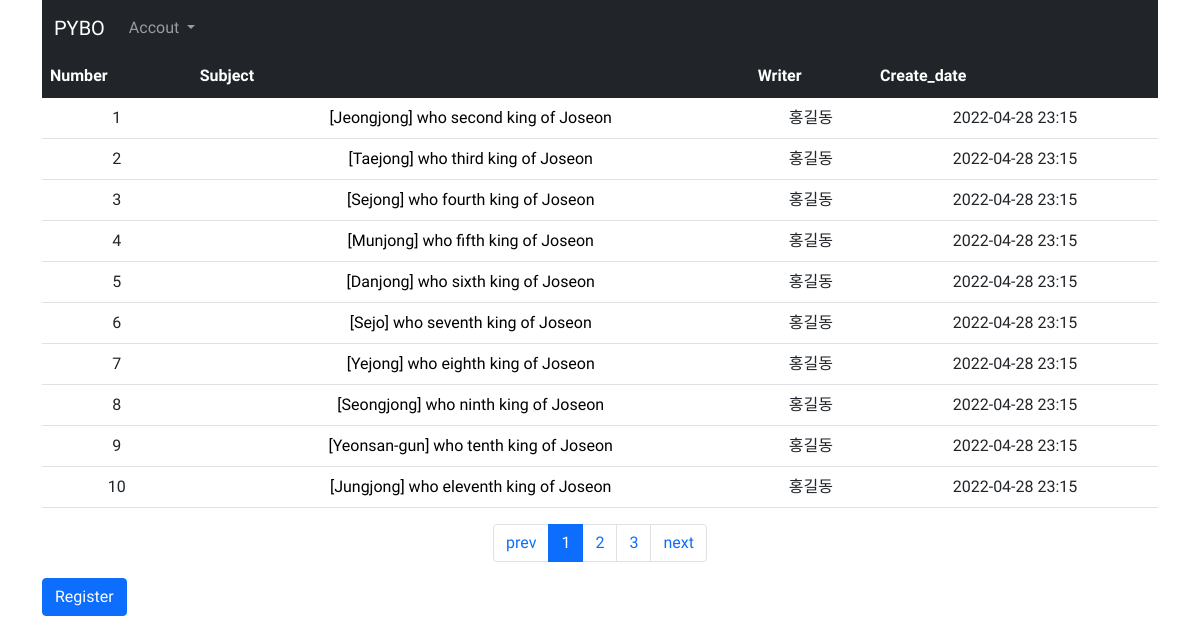
Page /question/list/ on the earlier database version.
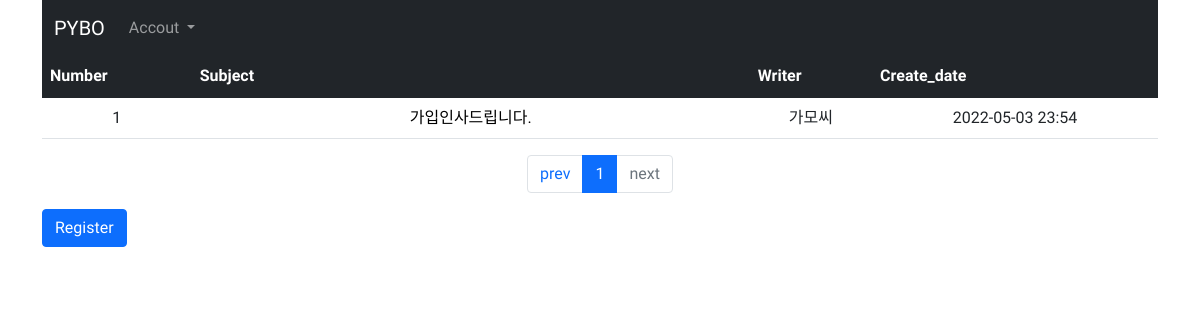
Same page on the later database version.
### pybo/models.py (models this page shows)
class Question(db.Model):
    id = db.Column(db.Integer(), primary_key=True)
    subject = db.Column(db.String(200), nullable = False)
    content = db.Column(db.Text(), nullable = False)
    create_date = db.Column(db.DateTime(), nullable = False)
    user_id = db.Column(db.Integer(), db.ForeignKey("user.id", ondelete="CASCADE") , nullable=False)
    user = db.relationship("User", backref=db.backref("question_set"))
    modify_date = db.Column(db.DateTime(), nullable=True)
    voter = db.relationship("User", secondary=question_voter, backref=db.backref("question_voter_set"))

class User(db.Model):
    id = db.Column(db.Integer(), primary_key=True)
    username = db.Column(db.String(120), unique=True, nullable=False)
    password = db.Column(db.String(200), nullable=False)
    email = db.Column(db.String(150), unique=True, nullable=False)

### pybo/views/question_views.py (the view)
@bp.route("/list/")
def _list():
    page = request.args.get("page", type=int, default=1)
    question_list = Question.query.order_by(Question.create_date.asc())
    question_list = question_list.paginate(page, per_page=10)
    return render_template("question/question_list.html", question_list = question_list)

### pybo/filters.py (called while the page is built)
def format_datetime(value, imt = "%Y-%m-%d %H:%M"):
    return value.strftime(imt)

### pybo/views/auth_views.py (called while the page is built)
@bp.before_app_request
def load_logged_in_user():
    user_id = session.get("user_id")
    if user_id is None:
        g.user = None
    else:
        g.user = User.query.get(user_id)

### pybo/templates/question/question_list.html (shortened to what this page needs)
{% extends "base.html" %}
{% block content %}
<div class="container my-3 mt-0">
  <table class="table">
    <thead>
      <tr class="text=center table-dark">
        <th>Number</th>
        <th style="width:50%">Subject</th>
        <th>Writer</th>
        <th>Create_date</th>
      </tr>
    </thead>
    <tbody>
    {% if question_list %}
    {% for question in question_list.items %}
      <tr class="text-center">
        <td> {{ (( question_list.per_page * question_list.page ) - question_list.per_page ) + loop.index }} </td>
        <td class="text-left">
          <a class="link_cont" href="{{ url_for('question.detail', question_id = question.id) }}">{{ question.subject }} </a>
        </td>
        <td> {{ question.user.username }} </td>
        <td> {{ question.create_date|datetime }}</td>
      </tr>
    {% endfor %}
    {% else %}
      <tr>
        <td colspan="3">There is no data present</td>
      </tr>
    {% endif %}
    </tbody>
  </table>
  <ul class="pagination justify-content-center">
    {% if question_list.has_prev %}
    <li class="page-item">
      <a class="page-link" href="?page={{ question_list.prev_num }}">prev</a>
    </li>
  {% else %}
    <li class="page-item">
      <a class="page-link" href="#" tabindex="-1" aria-disabled="true">prev</a>
    </li>
  {% endif %}
  {% for page_num in question_list.iter_pages() %}
    {% if page_num %}
      {% if page_num != question_list.page %}
      <li class="page-item">
        <a class="page-link" href="?page={{ page_num }}">{{ page_num }}</a>
      </li>
      {% else %}
      <li class="page-item active">
        <a class="page-link" href="#">{{ page_num }}</a>
      </li>
      {% endif %}
    {% else %}
      <li class="disable">
        <a class="page-link">...</a>
      </li>
    {% endif %}
  {% endfor %}
  {% if question_list.has_next %}
    <li class="page-item">
      <a class="page-link" href="?page={{ question_list.next_num }}">next</a>
    </li>
  {% else %}
    <li class="page-item disabled">
      <a class="page-link" href="#" tabindex="-1" aria-disabled="true">next</a>
    </li>
  {% endif %}
  </ul>
  <a href="{{ url_for('question.create') }}" class="btn btn-primary">Register</a>
</div>
{% endblock %}

### pybo/templates/base.html (shortened to what this page needs)
<!DOCTYPE html>
<html lang="ko">
<head>
    <link rel="stylesheet" href="{{ url_for('static', filename='bootstrap.min.css') }}" >
    <link rel="stylesheet" href="{{ url_for('static', filename='style.css') }}" >
    <link rel="stylesheet" href="{{ url_for('static', filename='glyphicon.css') }}">
</head>
<body>
  {% include "navbar.html" %}
  {% block content %}
  {% endblock %}
</body>
</html>

### pybo/templates/navbar.html (shortened to what this page needs)
<div class="container">
  <nav class="navbar navbar-expand-lg navbar-dark bg-dark">
    <div class="container-fluid">
      <a class="navbar-brand" href="">PYBO</a>
      <div class="collapse navbar-collapse" id="navbarNavDarkDropdown">
        {% if g.user %}
        <ul class="navbar-nav">
          <li class="nav-item dropdown">
            <a class="nav-link dropdown-toggle" href="#" id="navbarDarkDropdownMenuLink" role="button" data-bs-toggle="dropdown" aria-expanded="false">
              Accout
            </a>
            <ul class="dropdown-menu dropdown-menu-dark" aria-labelledby="navbarDarkDropdownMenuLink">
              <li><a class="dropdown-item" href="#">{{ g.user.username }}</a></li>
              <li><a class="dropdown-item" href="{{ url_for("auth.logout" )}}">로그아웃</a></li>
            </ul>
          </li>
        </ul>
        {% else %}
        <ul class="navbar-nav">
          <li class="nav-item dropdown">
            <a class="nav-link dropdown-toggle" href="#" id="navbarDarkDropdownMenuLink" role="button" data-bs-toggle="dropdown" aria-expanded="false">
              Accout
            </a>
          </li>
        </ul>
        {% endif %}
      </div>
    </div>
  </nav>
</div>

### pybo/static/style.css (style rules this page uses)
body { font-family: 'Roboto Condensed', sans-serif; }
.link_cont { text-decoration:none; color:black; }
.link_cont:link , .link_cont:visited { color:black; }

Differences in the rows shown:
removed Question: user "1", subject "[Jeongjong] who second king of Joseon", user.username "홍길동", create_date "2022-04-28 23:15"
removed Question: per_page "2", subject "[Taejong] who third king of Joseon", user.username "홍길동", create_date "2022-04-28 23:15"
removed Question: per_page "3", subject "[Sejong] who fourth king of Joseon", user.username "홍길동", create_date "2022-04-28 23:15"
removed Question: per_page "4", subject "[Munjong] who fifth king of Joseon", user.username "홍길동", create_date "2022-04-28 23:15"
removed Question: per_page "5", subject "[Danjong] who sixth king of Joseon", user.username "홍길동", create_date "2022-04-28 23:15"
removed Question: per_page "6", subject "[Sejo] who seventh king of Joseon", user.username "홍길동", create_date "2022-04-28 23:15"
removed Question: per_page "7", subject "[Yejong] who eighth king of Joseon", user.username "홍길동", create_date "2022-04-28 23:15"
removed Question: per_page "8", subject "[Seongjong] who ninth king of Joseon", user.username "홍길동", create_date "2022-04-28 23:15"
removed Question: per_page "9", subject "[Yeonsan-gun] who tenth king of Joseon", user.username "홍길동", create_date "2022-04-28 23:15"
removed Question: per_page "10", subject "[Jungjong] who eleventh king of Joseon", user.username "홍길동", create_date "2022-04-28 23:15"
added Question: per_page "1", subject "가입인사드립니다.", user.username "가모씨", create_date "2022-05-03 23:54"
Other differences:
list line gone: "2"
list line gone: "3"
